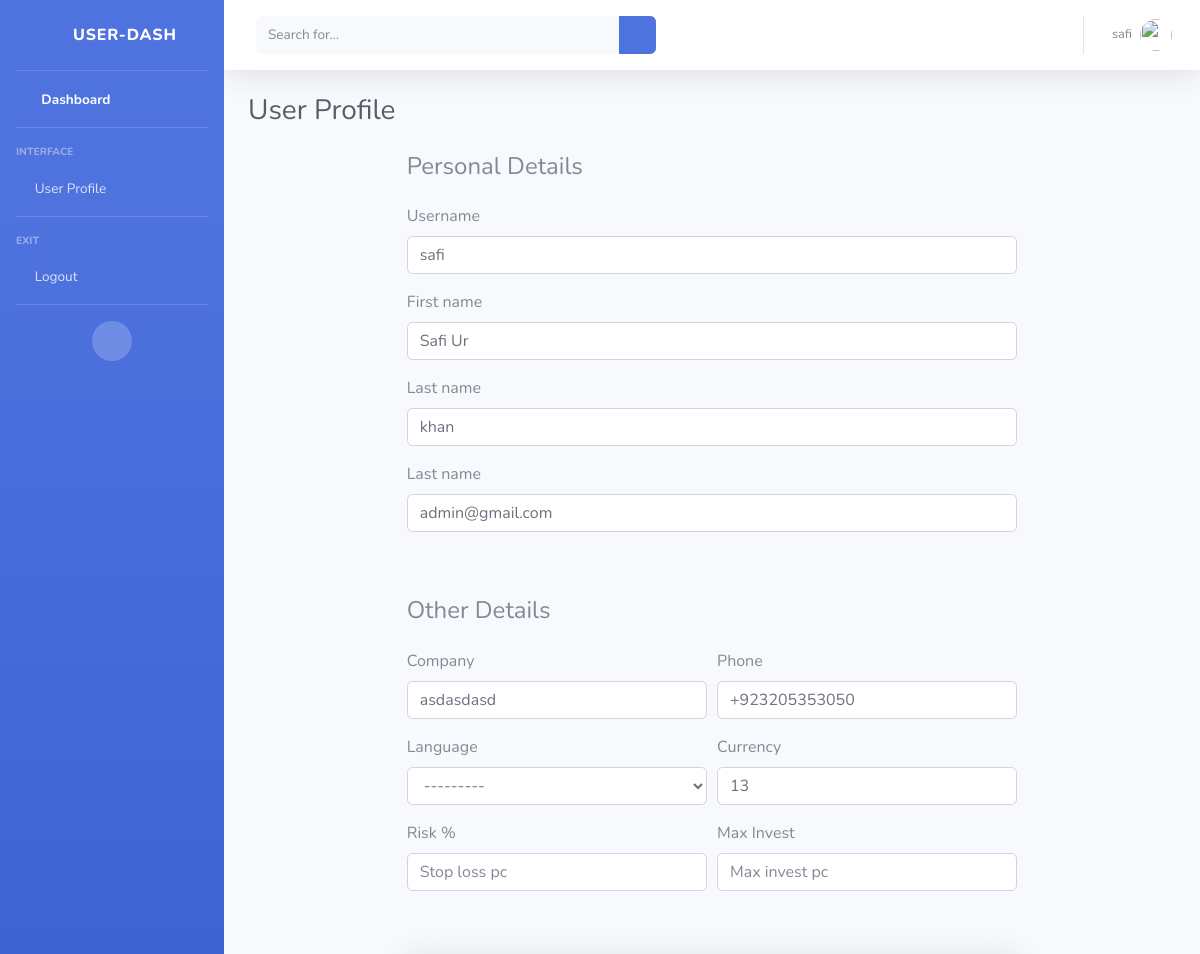
The page /profile/ (signed in, upper part) on the database as committed earlier.
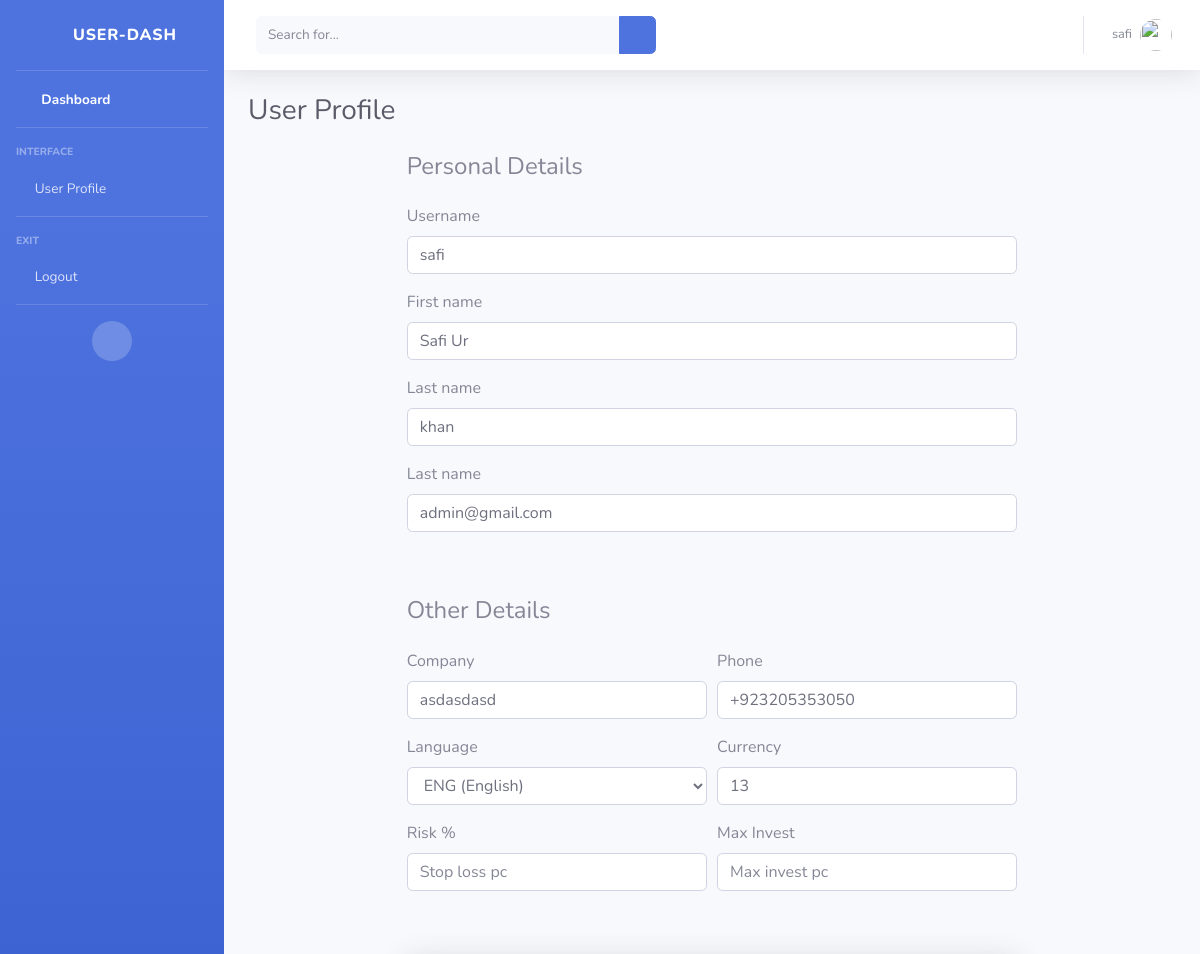
The same page on the database as committed later.
### first_task_app/models.py (models this page shows, shortened)
class Profile(models.Model):
    user = models.OneToOneField(User, on_delete=models.CASCADE)
    company = models.CharField(max_length=50)
    telephone = models.CharField(max_length=50)
    typ = models.IntegerField(null=True, blank=True)
    user_currency = models.CharField(max_length=30, blank=True)
    money = models.FloatField(null=True, blank=True)
    portfolio_calc = models.FloatField(null=True, blank=True)
    stop_loss_pc = models.IntegerField(null=True, blank=True)
    max_invest_pc = models.IntegerField(null=True, blank=True)
    language = models.ForeignKey(Language, on_delete=models.CASCADE, null=True, blank=True)
    created_at = models.DateTimeField(auto_now_add=True)
    updated_at = models.DateTimeField(auto_now=True)

### first_task_app/views.py (the view)
# urls.py: path('profile/', views.profile, name="profile"),
@transaction.atomic
@login_required(login_url='login')
def profile(request):
    if request.method == 'POST':
        userForm = UserForm(request.POST, instance=request.user)
        profileForm = ProfileForm(request.POST, instance=request.user.profile)
        exchangeForm = UserExchangeForm(request.POST)
        assetForm = UserAssetForm(request.POST)
        exchanges = UserExchange.objects.filter(user=request.user)
        if 'ExchangeFormSubmit' in request.POST:
            if len(exchanges) < 3:
                if exchangeForm.is_valid():
                    obj = exchangeForm.save(commit=False)
                    obj.user = request.user
                    obj.save()
                    messages.success(request, ('New exchange added successfully!'))
                    return redirect('profile')
                else:
                    messages.error(request, ('Please correct the error in exchanges'))
                    return redirect('profile')
        if 'AssetFormSubmit' in request.POST:
            if assetForm.is_valid():
                obj = assetForm.save(commit=False)
                obj.user = request.user
                obj.save()
                messages.success(request, ('New asset added successfully!'))
                return redirect('profile')
            else:
                messages.error(request, ('Please correct the error in exchanges'))
                return redirect('profile')
        if 'UserProfileFormSubmit' in request.POST:
            if userForm.is_valid() and profileForm.is_valid():
                userForm.save()
                profileForm.save()
                messages.success(request, ('Profile updated successfully!'))
                return redirect('dashboard')
            else:
                errors = ProfileForm.errors
                return redirect('profile', json.dumps(errors))
    else:
        userForm = UserForm(instance=request.user)
        profileForm = ProfileForm(instance=request.user.profile)
        exchanges = UserExchange.objects.filter(user=request.user)
        exchangeForm = UserExchangeForm(instance=request.user)
        assetForm = UserAssetForm(instance=request.user)
        assets = UserAsset.objects.filter(user=request.user)
        context = {'userForm': userForm, 'profileForm': profileForm, 'exchangeForm': exchangeForm,
                   'assetForm': assetForm, 'exchanges': exchanges, 'assets': assets}
        return render(request, 'profile.html', context)

### first_task_app/forms.py
class UserForm(forms.ModelForm):
    class Meta:
        model = User
        fields = ['first_name', 'last_name', 'username', 'email']
    def __init__(self, *args, **kwargs):
        super(UserForm, self).__init__(*args, **kwargs)
        for visible in self.visible_fields():
            visible.field.widget.attrs['class'] = 'form-control form-control-user'
            visible.field.widget.attrs['placeholder'] = visible.field.label

class ProfileForm(forms.ModelForm):
    class Meta:
        model = Profile
        fields = ['company', 'telephone', 'language', 'user_currency', 'stop_loss_pc', 'max_invest_pc']
    def __init__(self, *args, **kwargs):
        super(ProfileForm, self).__init__(*args, **kwargs)
        for visible in self.visible_fields():
            visible.field.widget.attrs['class'] = 'form-control form-control-user'
            visible.field.widget.attrs['placeholder'] = visible.field.label

### first_task_app/models.py (called while the page is built)
    def __str__(self):
        return "%s (%s)" % (self.name, self.symbol)

    def __str__(self):
        return "%s (%s)" % (self.name, self.symbol)

    def __str__(self):
        return "%s" % (self.asset)

### templates/profile.html (shortened to what the changed rows need)
<!DOCTYPE html>
<html lang="en">
<head>
    {% load static %}
    <link href="{% static 'vendor/fontawesome-free/css/all.min.css' %}" rel="stylesheet" type="text/css">
    <link href="{% static 'css/sb-admin-2.min.css' %}" rel="stylesheet">
</head>
<body id="page-top">
<div id="wrapper">
    <div id="content-wrapper" class="d-flex flex-column">
        <div id="content">
            <div class="container-fluid">
                <h1 class="h3 mb-4 text-gray-800">User Profile</h1>
            </div>
            <div class="container pb-5">
                <div class="row justify-content-center">
                    <form method="POST" class="col-lg-8">
                        <div class="form-row">
                            <div class="col-md-6 mb-3">
                                <label for="validationDefault03">Company</label>
                                {{ profileForm.company }}
                            </div>
                            <div class="col-md-6 mb-3">
                                <label for="validationDefault04">Phone</label>
                                {{ profileForm.telephone }}
                            </div>
                        </div>
                        <div class="form-row">
                            <div class="col-md-6 mb-3">
                                <label for="validationDefault03">Language</label>
                                {{ profileForm.language }}
                            </div>
                            <div class="col-md-6 mb-3">
                                <label for="validationDefault04">Currency</label>
                                {{ profileForm.user_currency }}
                            </div>
                        </div>
                        <div class="form-row">
                            <div class="col-md-6 mb-3">
                                <label for="validationDefault04">Risk %</label>
                                {{ profileForm.stop_loss_pc }}
                            </div>
                            <div class="col-md-6 mb-3">
                                <label for="validationDefault03">Max Invest</label>
                                {{ profileForm.max_invest_pc }}
                            </div>
                        </div>
                    </form>
                </div>
            </div>
        </div>
    </div>
</div>
</body>
</html>

Rows that differ between the two databases and show on the page:
changed Profile "asdasdasd": language "---------" → "ENG (English)"
